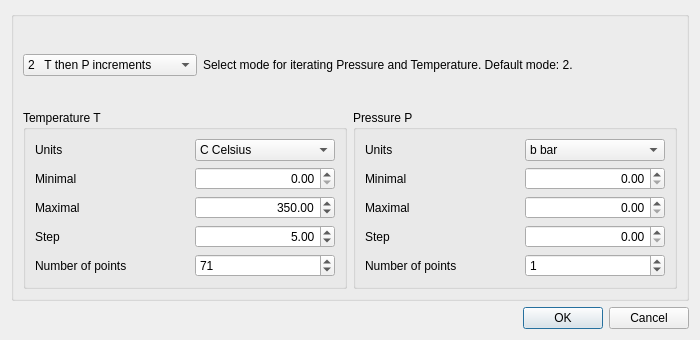
<?xml version="1.0" encoding="UTF-8"?>
<ui version="4.0">
 <class>TPSetDialog</class>
 <widget class="QDialog" name="TPSetDialog">
  <property name="geometry">
   <rect>
    <x>0</x>
    <y>0</y>
    <width>700</width>
    <height>340</height>
   </rect>
  </property>
  <property name="windowTitle">
   <string>Define Temperature and Pressure points for ThermoFun calculations</string>
  </property>
  <layout class="QVBoxLayout" name="verticalLayout">
   <item>
    <widget class="QGroupBox" name="groupBox">
     <property name="title">
      <string/>
     </property>
     <layout class="QGridLayout" name="gridLayout_3">
      <item row="1" column="0">
       <widget class="QGroupBox" name="groupBox_8">
        <property name="title">
         <string>Temperature T</string>
        </property>
        <layout class="QGridLayout" name="gridLayout">
         <item row="0" column="0">
          <widget class="QLabel" name="label_12">
           <property name="text">
            <string>Units</string>
           </property>
          </widget>
         </item>
         <item row="0" column="1">
          <widget class="QComboBox" name="pTun">
           <property name="sizePolicy">
            <sizepolicy hsizetype="Fixed" vsizetype="Fixed">
             <horstretch>0</horstretch>
             <verstretch>0</verstretch>
            </sizepolicy>
           </property>
           <property name="minimumSize">
            <size>
             <width>140</width>
             <height>0</height>
            </size>
           </property>
           <item>
            <property name="text">
             <string>C Celsius</string>
            </property>
           </item>
           <item>
            <property name="text">
             <string>K Kelvin</string>
            </property>
           </item>
          </widget>
         </item>
         <item row="1" column="0">
          <widget class="QLabel" name="label_9">
           <property name="text">
            <string>Minimal</string>
           </property>
          </widget>
         </item>
         <item row="1" column="1">
          <widget class="QDoubleSpinBox" name="pTfrom">
           <property name="minimumSize">
            <size>
             <width>140</width>
             <height>0</height>
            </size>
           </property>
           <property name="alignment">
            <set>Qt::AlignRight|Qt::AlignTrailing|Qt::AlignVCenter</set>
           </property>
           <property name="decimals">
            <number>2</number>
           </property>
           <property name="maximum">
            <double>5000.000000000000000</double>
           </property>
           <property name="value">
            <double>0.000000000000000</double>
           </property>
          </widget>
         </item>
         <item row="2" column="0">
          <widget class="QLabel" name="label_10">
           <property name="text">
            <string>Maximal</string>
           </property>
          </widget>
         </item>
         <item row="2" column="1">
          <widget class="QDoubleSpinBox" name="pTuntil">
           <property name="minimumSize">
            <size>
             <width>140</width>
             <height>0</height>
            </size>
           </property>
           <property name="alignment">
            <set>Qt::AlignRight|Qt::AlignTrailing|Qt::AlignVCenter</set>
           </property>
           <property name="decimals">
            <number>2</number>
           </property>
           <property name="maximum">
            <double>5000.000000000000000</double>
           </property>
           <property name="value">
            <double>350.000000000000000</double>
           </property>
          </widget>
         </item>
         <item row="3" column="0">
          <widget class="QLabel" name="label_11">
           <property name="text">
            <string>Step</string>
           </property>
          </widget>
         </item>
         <item row="3" column="1">
          <widget class="QDoubleSpinBox" name="pTstep">
           <property name="minimumSize">
            <size>
             <width>140</width>
             <height>0</height>
            </size>
           </property>
           <property name="alignment">
            <set>Qt::AlignRight|Qt::AlignTrailing|Qt::AlignVCenter</set>
           </property>
           <property name="decimals">
            <number>2</number>
           </property>
           <property name="maximum">
            <double>200.000000000000000</double>
           </property>
           <property name="value">
            <double>5.000000000000000</double>
           </property>
          </widget>
         </item>
         <item row="4" column="0">
          <widget class="QLabel" name="TextLabel1_3">
           <property name="text">
            <string>Number of points</string>
           </property>
           <property name="alignment">
            <set>Qt::AlignVCenter</set>
           </property>
           <property name="wordWrap">
            <bool>true</bool>
           </property>
          </widget>
         </item>
         <item row="4" column="1">
          <widget class="QSpinBox" name="pNT">
           <property name="sizePolicy">
            <sizepolicy hsizetype="Preferred" vsizetype="Preferred">
             <horstretch>0</horstretch>
             <verstretch>0</verstretch>
            </sizepolicy>
           </property>
           <property name="minimumSize">
            <size>
             <width>0</width>
             <height>0</height>
            </size>
           </property>
           <property name="minimum">
            <number>0</number>
           </property>
           <property name="maximum">
            <number>999</number>
           </property>
           <property name="value">
            <number>71</number>
           </property>
          </widget>
         </item>
        </layout>
       </widget>
      </item>
      <item row="1" column="1">
       <widget class="QGroupBox" name="groupBox_7">
        <property name="title">
         <string>Pressure P</string>
        </property>
        <layout class="QGridLayout" name="gridLayout_2">
         <item row="0" column="0">
          <widget class="QLabel" name="label_8">
           <property name="text">
            <string>Units</string>
           </property>
          </widget>
         </item>
         <item row="0" column="1">
          <widget class="QComboBox" name="pPun">
           <property name="sizePolicy">
            <sizepolicy hsizetype="Fixed" vsizetype="Fixed">
             <horstretch>0</horstretch>
             <verstretch>0</verstretch>
            </sizepolicy>
           </property>
           <property name="minimumSize">
            <size>
             <width>140</width>
             <height>0</height>
            </size>
           </property>
           <item>
            <property name="text">
             <string>b bar</string>
            </property>
           </item>
           <item>
            <property name="text">
             <string>B kbar</string>
            </property>
           </item>
           <item>
            <property name="text">
             <string>p Pa</string>
            </property>
           </item>
           <item>
            <property name="text">
             <string>P MPa</string>
            </property>
           </item>
           <item>
            <property name="text">
             <string>A atm</string>
            </property>
           </item>
          </widget>
         </item>
         <item row="1" column="0">
          <widget class="QLabel" name="label_5">
           <property name="text">
            <string>Minimal</string>
           </property>
          </widget>
         </item>
         <item row="1" column="1">
          <widget class="QDoubleSpinBox" name="pPfrom">
           <property name="sizePolicy">
            <sizepolicy hsizetype="Fixed" vsizetype="Fixed">
             <horstretch>0</horstretch>
             <verstretch>0</verstretch>
            </sizepolicy>
           </property>
           <property name="minimumSize">
            <size>
             <width>140</width>
             <height>0</height>
            </size>
           </property>
           <property name="layoutDirection">
            <enum>Qt::LeftToRight</enum>
           </property>
           <property name="alignment">
            <set>Qt::AlignRight|Qt::AlignTrailing|Qt::AlignVCenter</set>
           </property>
           <property name="decimals">
            <number>2</number>
           </property>
           <property name="maximum">
            <double>10000.000000000000000</double>
           </property>
           <property name="value">
            <double>0.000000000000000</double>
           </property>
          </widget>
         </item>
         <item row="2" column="1">
          <widget class="QDoubleSpinBox" name="pPuntil">
           <property name="sizePolicy">
            <sizepolicy hsizetype="Fixed" vsizetype="Fixed">
             <horstretch>0</horstretch>
             <verstretch>0</verstretch>
            </sizepolicy>
           </property>
           <property name="minimumSize">
            <size>
             <width>140</width>
             <height>0</height>
            </size>
           </property>
           <property name="alignment">
            <set>Qt::AlignRight|Qt::AlignTrailing|Qt::AlignVCenter</set>
           </property>
           <property name="decimals">
            <number>2</number>
           </property>
           <property name="maximum">
            <double>100000.000000000000000</double>
           </property>
           <property name="value">
            <double>0.000000000000000</double>
           </property>
          </widget>
         </item>
         <item row="2" column="0">
          <widget class="QLabel" name="label_6">
           <property name="text">
            <string>Maximal</string>
           </property>
          </widget>
         </item>
         <item row="3" column="0">
          <widget class="QLabel" name="label_7">
           <property name="text">
            <string>Step</string>
           </property>
          </widget>
         </item>
         <item row="3" column="1">
          <widget class="QDoubleSpinBox" name="pPstep">
           <property name="sizePolicy">
            <sizepolicy hsizetype="Fixed" vsizetype="Fixed">
             <horstretch>0</horstretch>
             <verstretch>0</verstretch>
            </sizepolicy>
           </property>
           <property name="minimumSize">
            <size>
             <width>140</width>
             <height>0</height>
            </size>
           </property>
           <property name="alignment">
            <set>Qt::AlignRight|Qt::AlignTrailing|Qt::AlignVCenter</set>
           </property>
           <property name="decimals">
            <number>2</number>
           </property>
           <property name="maximum">
            <double>10000.000000000000000</double>
           </property>
          </widget>
         </item>
         <item row="4" column="0">
          <widget class="QLabel" name="TextLabel1_4">
           <property name="text">
            <string>Number of points </string>
           </property>
           <property name="alignment">
            <set>Qt::AlignVCenter</set>
           </property>
           <property name="wordWrap">
            <bool>true</bool>
           </property>
          </widget>
         </item>
         <item row="4" column="1">
          <widget class="QSpinBox" name="pNP">
           <property name="sizePolicy">
            <sizepolicy hsizetype="Preferred" vsizetype="Preferred">
             <horstretch>0</horstretch>
             <verstretch>0</verstretch>
            </sizepolicy>
           </property>
           <property name="minimumSize">
            <size>
             <width>0</width>
             <height>0</height>
            </size>
           </property>
           <property name="minimum">
            <number>0</number>
           </property>
           <property name="maximum">
            <number>999</number>
           </property>
           <property name="value">
            <number>1</number>
           </property>
          </widget>
         </item>
        </layout>
       </widget>
      </item>
      <item row="0" column="0" colspan="2">
       <layout class="QHBoxLayout" name="_3">
        <item>
         <widget class="QComboBox" name="pMode">
          <property name="sizePolicy">
           <sizepolicy hsizetype="Fixed" vsizetype="Fixed">
            <horstretch>0</horstretch>
            <verstretch>0</verstretch>
           </sizepolicy>
          </property>
          <property name="minimumSize">
           <size>
            <width>100</width>
            <height>0</height>
           </size>
          </property>
          <property name="currentIndex">
           <number>2</number>
          </property>
          <property name="maxCount">
           <number>4</number>
          </property>
          <item>
           <property name="text">
            <string>0   Pairwise given T and P  </string>
           </property>
          </item>
          <item>
           <property name="text">
            <string>1   P then T increments</string>
           </property>
          </item>
          <item>
           <property name="text">
            <string>2   T then P increments</string>
           </property>
          </item>
          <item>
           <property name="text">
            <string>3    P and T increments</string>
           </property>
          </item>
         </widget>
        </item>
        <item>
         <widget class="QLabel" name="textLabel1_3">
          <property name="text">
           <string>Select mode for iterating Pressure and Temperature. Default mode: 2.</string>
          </property>
          <property name="alignment">
           <set>Qt::AlignVCenter</set>
          </property>
          <property name="wordWrap">
           <bool>true</bool>
          </property>
         </widget>
        </item>
       </layout>
      </item>
     </layout>
    </widget>
   </item>
   <item>
    <widget class="QDialogButtonBox" name="buttonBox">
     <property name="orientation">
      <enum>Qt::Horizontal</enum>
     </property>
     <property name="standardButtons">
      <set>QDialogButtonBox::Cancel|QDialogButtonBox::Ok</set>
     </property>
    </widget>
   </item>
  </layout>
 </widget>
 <resources/>
 <connections>
  <connection>
   <sender>buttonBox</sender>
   <signal>accepted()</signal>
   <receiver>TPSetDialog</receiver>
   <slot>accept()</slot>
   <hints>
    <hint type="sourcelabel">
     <x>248</x>
     <y>254</y>
    </hint>
    <hint type="destinationlabel">
     <x>157</x>
     <y>274</y>
    </hint>
   </hints>
  </connection>
  <connection>
   <sender>buttonBox</sender>
   <signal>rejected()</signal>
   <receiver>TPSetDialog</receiver>
   <slot>reject()</slot>
   <hints>
    <hint type="sourcelabel">
     <x>316</x>
     <y>260</y>
    </hint>
    <hint type="destinationlabel">
     <x>286</x>
     <y>274</y>
    </hint>
   </hints>
  </connection>
 </connections>
</ui>
